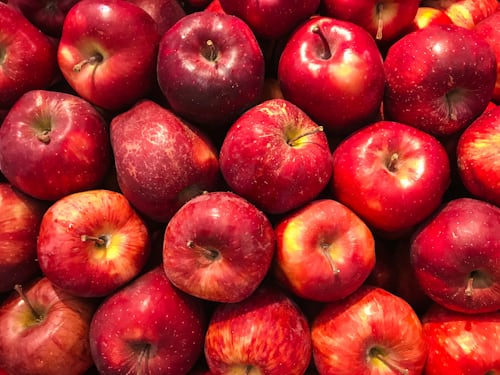
#> input picture uas_pengolahan_citra/dataset/01_apel.jpg, 500 x 375 px
$ python -i image_processor.py   (imports and definitions only)   (older library calls are emulated)
#> lines starting #> are read from the running program, lines starting #| are printed output that depends on the picture; after the words box and inside, x2 and y2 are one past the last pixel; in counts of white or black regions, pixels touching at a corner belong together
#> further down, picture is the input picture: shape (375, 500, 3); mean B, G, R 43.7, 42.5, 167.2
import cv2
import numpy as np

# [146 lines left out: functions rgb_to_grayscale, rgb_to_binary, histogram_equalization, contrast_stretching, adjust_brightness, sharpen_image and 8 more, not called in this run]

def watershed_segmentation(img):
    """Segmentasi citra menggunakan algoritma Watershed."""
    # Pastikan citra berupa citra warna RGB/BGR
    if len(img.shape) == 2:
        img_color = cv2.cvtColor(img, cv2.COLOR_GRAY2BGR)
    else:
        img_color = img.copy()

    gray = cv2.cvtColor(img_color, cv2.COLOR_BGR2GRAY)
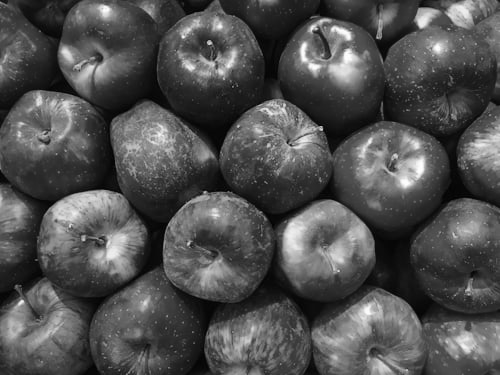
#> gray: shape (375, 500); min 1, max 255, mean 79.9

    # Binarisasi Otsu terbalik (background hitam, objek putih)
    _, thresh = cv2.threshold(gray, 0, 255, cv2.THRESH_BINARY_INV + cv2.THRESH_OTSU)
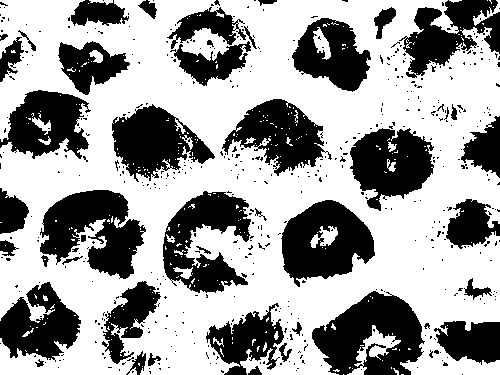
#> thresh: shape (375, 500); 62.5% white; 516 black regions (469 under 20 px), largest, box (x1, y1, x2, y2) and area: (312, 291, 425, 375) 5881, (40, 190, 146, 279) 5507, (281, 200, 375, 287) 5145

    # Menghilangkan noise dengan opening morfologi
    kernel = np.ones((3, 3), np.uint8)
    opening = cv2.morphologyEx(thresh, cv2.MORPH_OPEN, kernel, iterations=2)
#> opening: shape (375, 500); 57.5% white; 183 black regions (148 under 20 px), largest, box (x1, y1, x2, y2) and area: (220, 99, 439, 211) 9925, (312, 289, 430, 375) 6372, (37, 190, 146, 279) 6230

    # Area background yang pasti (dilasi)
    sure_bg = cv2.dilate(opening, kernel, iterations=3)
#> sure_bg: shape (375, 500); 71.2% white; 32 black regions (4 under 20 px), largest, box (x1, y1, x2, y2) and area: (315, 293, 420, 375) 4755, (44, 193, 141, 276) 4490, (285, 203, 371, 280) 3938

    # Area foreground yang pasti (menggunakan distance transform)
    dist_transform = cv2.distanceTransform(opening, cv2.DIST_L2, 5)
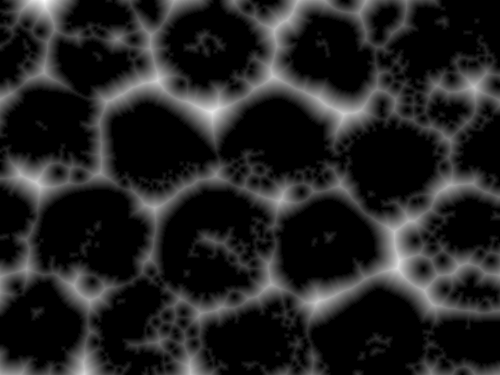
#> dist_transform: shape (375, 500) float32; min 0, max 29.98, mean 4.1; drawn with min black and max white
    _, sure_fg = cv2.threshold(dist_transform, 0.5 * dist_transform.max(), 255, 0)
#> sure_fg: shape (375, 500) float32; 5.2% white; 35 white regions (9 under 20 px), largest, box (x1, y1, x2, y2) and area: (103, 63, 235, 131) 1808, (376, 214, 446, 310) 1730, (252, 59, 368, 130) 1381
    sure_fg = np.uint8(sure_fg)

    # Area perbatasan yang tidak diketahui (unknown)
    unknown = cv2.subtract(sure_bg, sure_fg)

    # Pelabelan komponen terhubung
    _, markers = cv2.connectedComponents(sure_fg)
#> markers: shape (375, 500) int32; 36 distinct labels, from 0 to 35

    # Tambahkan 1 ke label agar sure background berlabel 1 (bukan 0)
    markers = markers + 1
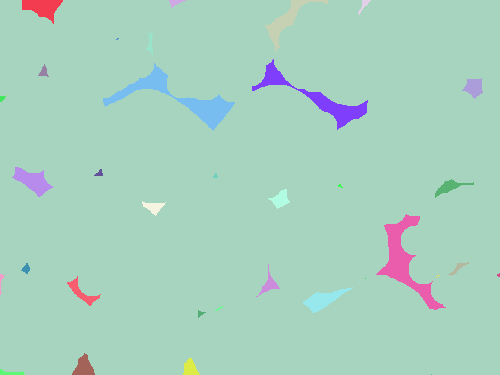
#> markers: shape (375, 500) int32; 36 distinct labels, from 1 to 36; one colour per label, 0 black
    # Beri label 0 untuk area yang tidak diketahui
    markers[unknown == 255] = 0
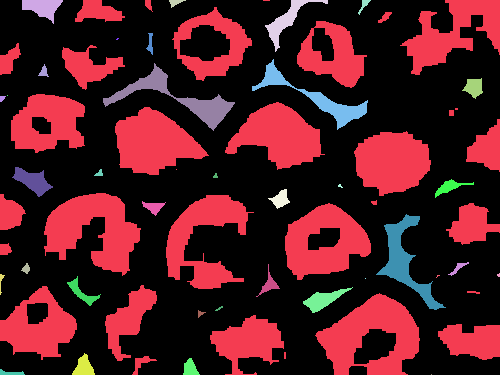
#> markers: shape (375, 500) int32; 37 distinct labels, from 0 to 36; one colour per label, 0 black

    # Jalankan Watershed
    markers = cv2.watershed(img_color, markers)
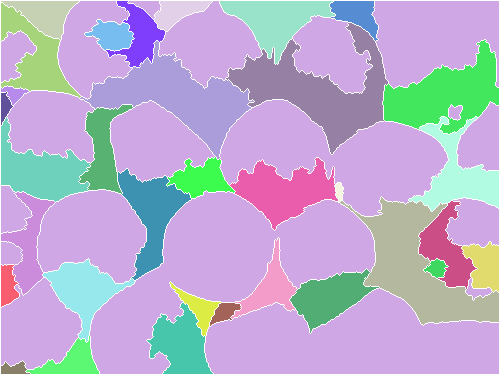
#> markers: shape (375, 500) int32; 36 distinct labels, from -1 to 35; one colour per label, 0 black, -1 white

    # Tandai batas segmentasi dengan warna merah
    img_color[markers == -1] = [0, 0, 255]
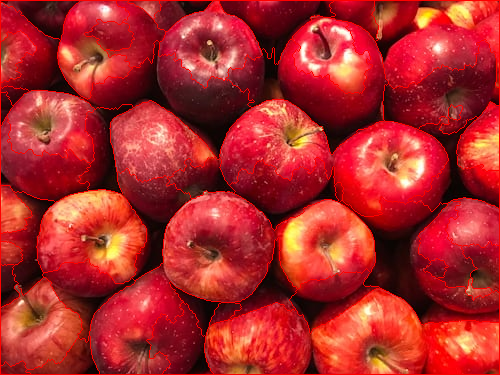
#> img_color: shape (375, 500, 3); 4.17% of pixels changed, all inside (x1, y1, x2, y2) = (0, 0, 500, 375)
    return img_color

# [12 lines left out: function detect_faces, not called in this run]

>>> import cv2
>>> picture = cv2.imread('dataset/01_apel.jpg')
>>> result = watershed_segmentation(picture)

$ run again, on uas_pengolahan_citra/dataset/03_jeruk.jpg
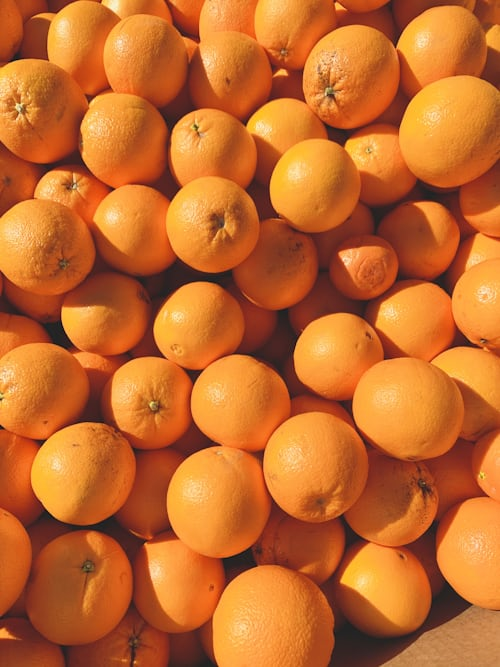
#> input picture uas_pengolahan_citra/dataset/03_jeruk.jpg, 500 x 667 px
#> picture is the input picture: shape (667, 500, 3); mean B, G, R 43.8, 104.5, 193.4
#> in watershed_segmentation, `_, thresh = cv2.threshold(gray, 0, 255, cv2.THRESH_BINARY_INV + cv2.TH..`:
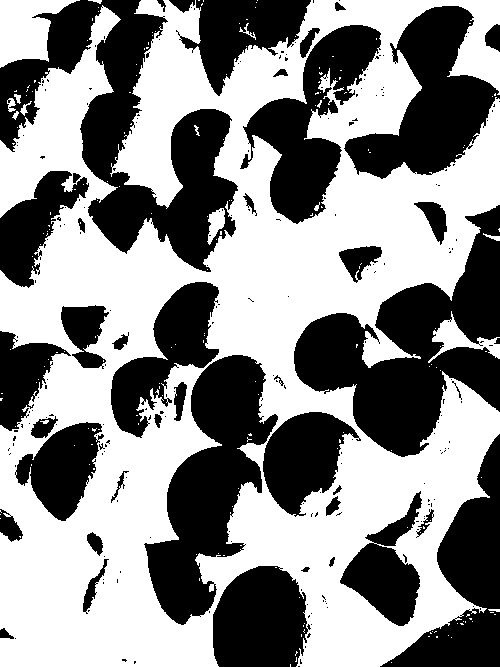
#> thresh: shape (667, 500); 55% white; 236 black regions (193 under 20 px), largest, box (x1, y1, x2, y2) and area: (0, 0, 238, 272) 23475, (294, 205, 500, 457) 22612, (144, 355, 278, 625) 16508
#> opening: shape (667, 500); 53.3% white; 60 black regions (33 under 20 px), largest, box (x1, y1, x2, y2) and area: (111, 205, 500, 667) 62676, (169, 0, 500, 224) 31532, (0, 0, 238, 272) 24567
#> sure_bg: shape (667, 500); 63.4% white; 28 black regions (7 under 20 px), largest, box (x1, y1, x2, y2) and area: (114, 285, 354, 667) 32263, (297, 209, 500, 453) 19359, (0, 0, 233, 266) 18472
#> in watershed_segmentation, `img_color[markers == -1] = [0, 0, 255]`:
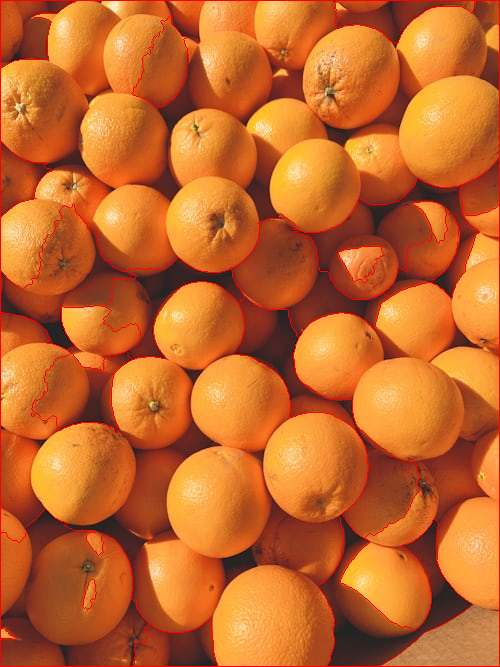
#> img_color: shape (667, 500, 3); 2.16% of pixels changed, all inside (x1, y1, x2, y2) = (0, 0, 500, 667)

$ run again, on uas_pengolahan_citra/dataset/04_stroberi.jpg
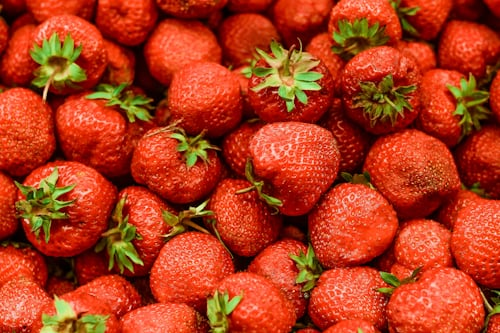
#> input picture uas_pengolahan_citra/dataset/04_stroberi.jpg, 500 x 333 px
#> picture is the input picture: shape (333, 500, 3); mean B, G, R 27, 58.5, 175
#> in watershed_segmentation, `_, thresh = cv2.threshold(gray, 0, 255, cv2.THRESH_BINARY_INV + cv2.TH..`:
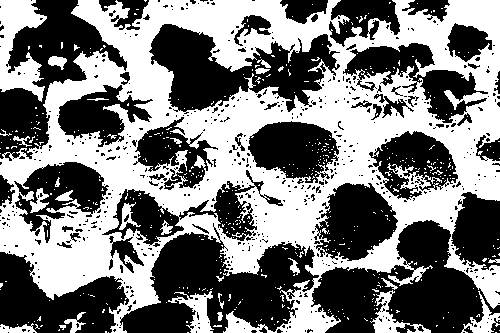
#> thresh: shape (333, 500); 48.5% white; 498 white regions (468 under 20 px), largest, box (x1, y1, x2, y2) and area: (0, 0, 500, 333) 73040, (0, 0, 47, 102) 2608, (168, 291, 214, 333) 772
#> opening: shape (333, 500); 39.5% white; 62 white regions, largest, box (x1, y1, x2, y2) and area: (223, 0, 500, 273) 24277, (0, 54, 292, 309) 20304, (73, 0, 338, 146) 11663
#> sure_bg: shape (333, 500); 57.1% white; 37 black regions (12 under 20 px), largest, box (x1, y1, x2, y2) and area: (121, 185, 500, 333) 30383, (154, 0, 397, 111) 8694, (0, 255, 130, 333) 5582
#> in watershed_segmentation, `img_color[markers == -1] = [0, 0, 255]`:
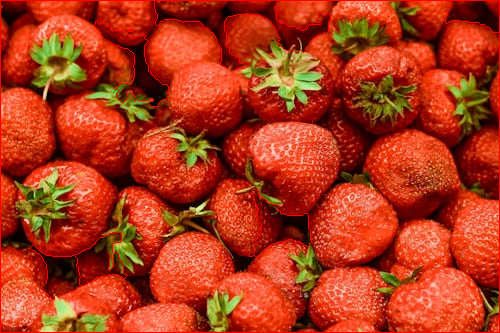
#> img_color: shape (333, 500, 3); 1.86% of pixels changed, all inside (x1, y1, x2, y2) = (0, 0, 500, 333)
